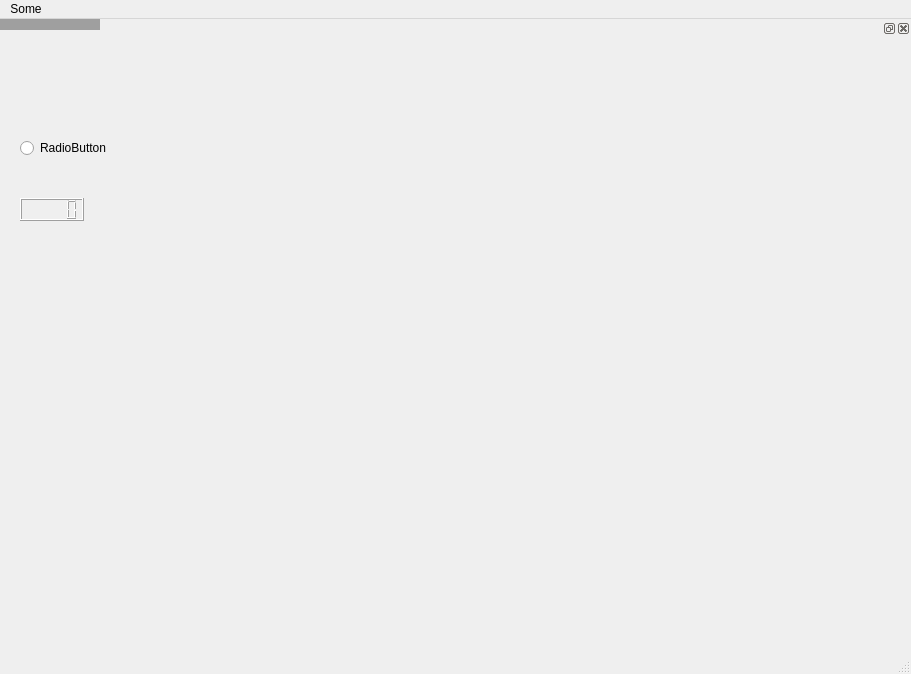
<?xml version="1.0" encoding="UTF-8"?>
<ui version="4.0">
 <class>ItemScene</class>
 <widget class="QMainWindow" name="ItemScene">
  <property name="geometry">
   <rect>
    <x>0</x>
    <y>0</y>
    <width>911</width>
    <height>674</height>
   </rect>
  </property>
  <property name="windowTitle">
   <string>ItemScene</string>
  </property>
  <widget class="QMdiArea" name="centralWidget"/>
  <widget class="QMenuBar" name="menuBar">
   <property name="geometry">
    <rect>
     <x>0</x>
     <y>0</y>
     <width>911</width>
     <height>19</height>
    </rect>
   </property>
   <widget class="QMenu" name="menuSome">
    <property name="title">
     <string>Some</string>
    </property>
    <addaction name="actionPoke"/>
   </widget>
   <addaction name="menuSome"/>
  </widget>
  <widget class="QStatusBar" name="statusBar"/>
  <widget class="KeyDropper" name="dockWidget">
   <property name="minimumSize">
    <size>
     <width>231</width>
     <height>35</height>
    </size>
   </property>
   <property name="floating">
    <bool>false</bool>
   </property>
   <attribute name="dockWidgetArea">
    <number>2</number>
   </attribute>
   <widget class="QWidget" name="dockWidgetContents">
    <widget class="QRadioButton" name="radioButton">
     <property name="geometry">
      <rect>
       <x>20</x>
       <y>100</y>
       <width>100</width>
       <height>20</height>
      </rect>
     </property>
     <property name="text">
      <string>RadioButton</string>
     </property>
    </widget>
    <widget class="QLCDNumber" name="lcdNumber">
     <property name="geometry">
      <rect>
       <x>20</x>
       <y>160</y>
       <width>64</width>
       <height>23</height>
      </rect>
     </property>
    </widget>
   </widget>
  </widget>
  <action name="actionPoke">
   <property name="text">
    <string>Poke</string>
   </property>
  </action>
 </widget>
 <layoutdefault spacing="6" margin="11"/>
 <customwidgets>
  <customwidget>
   <class>KeyDropper</class>
   <extends>QDockWidget</extends>
   <header>key_dropper.h</header>
   <container>1</container>
  </customwidget>
 </customwidgets>
 <resources/>
 <connections/>
</ui>
